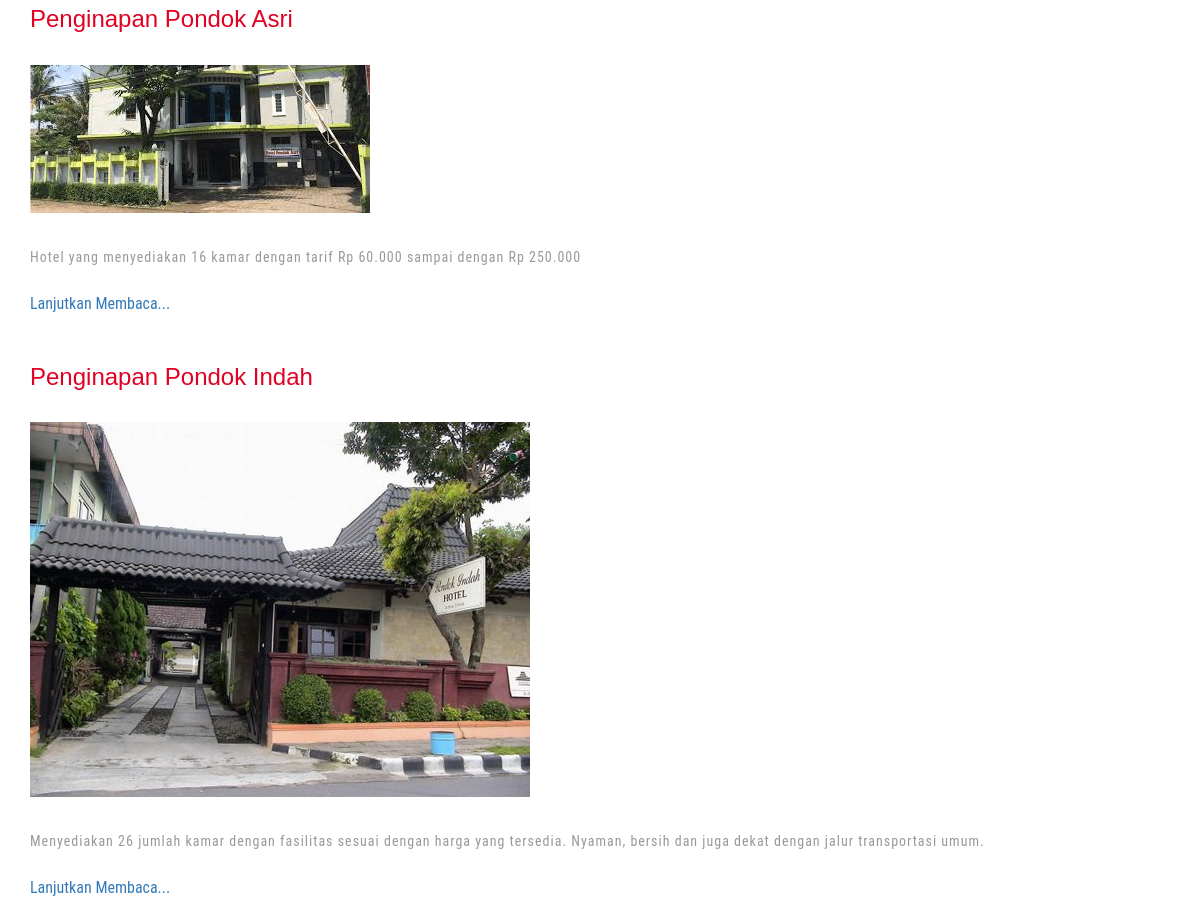
Before: /index.php/penginapan (middle part) with the older database file.
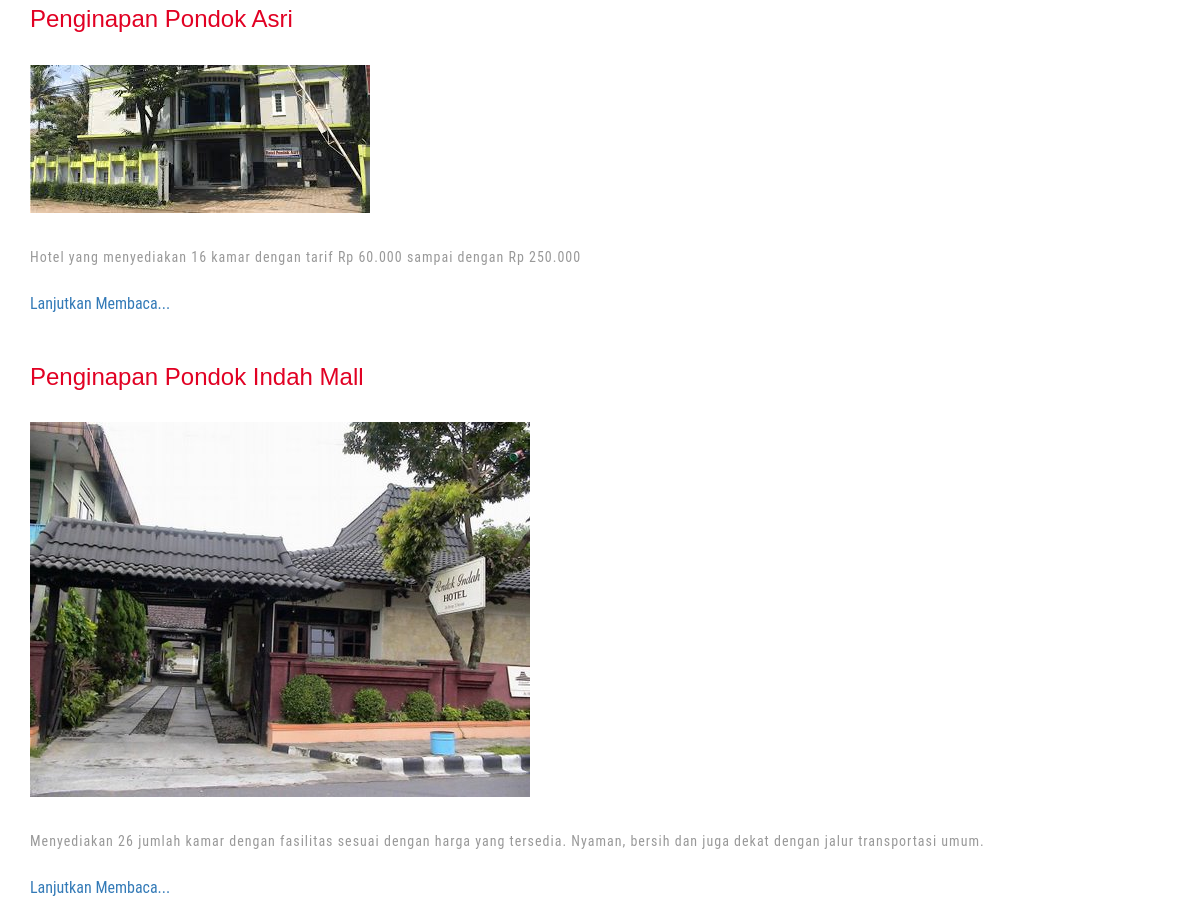
After: the same page with the newer database file.
### tables this page shows
CREATE TABLE `penginapan` (
  `id_penginapan` int(5) NOT NULL,
  `nama_penginapan` varchar(100) NOT NULL,
  `alamat_penginapan` varchar(150) NOT NULL,
  `daerah_penginapan` varchar(150) NOT NULL,
  `ket_penginapan` text NOT NULL,
  `harga_penginapan` int(10) NOT NULL,
  `long_penginapan` varchar(100) NOT NULL,
  `lat_penginapan` varchar(100) NOT NULL,
  `cp_penginapan` varchar(15) NOT NULL,
  `id_admin` int(5) NOT NULL,
  `id_user` int(5) NOT NULL
);

### application/controllers/Main.php (called while the page is built, shortened)
<?php
class Main extends CI_Controller {
    public function penginapan()
	{
		$this->load->model('m_dashboard');
        $this->load->view('main/header1');
		$data['penginapan'] = $this->m_dashboard->tampil_penginapan()->result();
        $this->load->view('penginapan',$data);
		$this->load->view('main/footer');
	}
}

### index.php (called while the page is built, shortened)
<?php
require_once BASEPATH.'core/CodeIgniter.php';

### application/models/m_dashboard.php (called while the page is built, shortened)
<?php
class m_dashboard extends CI_Model{
    public function tampil_penginapan(){
        return $this->db->get('penginapan');
    }
}
?>

### application/views/penginapan.php (the view, shortened to what this page needs)
<?php
	$CI =& get_instance();
?>
	<div class="single w3l-agileits">
		<div class="container">
			<?php $no=1; foreach($penginapan as $a){ ?>
			<div class="blog-pag page">
				<div class="blog-page-grids">
					<div class="blog-page-grid">
						<h3><?php echo $a->nama_penginapan; ?></h3>
					</div>
					<div class="clearfix"> </div>
				</div>
				<div class="blog-page-grids-bottom">
					<div class="blog-page-grids-bot">
					<?php
						$dapetgambarpenginapan = "";
						$getgambar =$CI->db->query('select gambar from gambar_penginapan where id_penginapan="'.$a->id_penginapan.'"');
						foreach ($getgambar->result() as $row){
						    $dapetgambarpenginapan = $row->gambar;
						}
					?>
					<?php
					if ($dapetgambarpenginapan=="") {
						?>
							<img src="<?php echo base_url()?>assets/images/tanya.png" alt=" " class="img-responsive" />
						<?php
					}else{
						?>
							<img src="<?php echo base_url()?>upload-foto/<?php echo $dapetgambarpenginapan; ?>" alt=" " class="img-responsive" />
						<?php
					}
					?>
					</div>
					<div class="blog-page-grids-bot1" style="text-align: justify;">
						<p><?php echo $a->ket_penginapan; ?></p></br>
				<a href="<?php echo base_url()?>index.php/detailpenginapan/<?php echo $a->id_penginapan; ?>">Lanjutkan Membaca...</a>
					</div>
				</div>
			</div>
			<?php $no++;
			} ?>
		</div>
	</div>

Changed rows visible on the page:
changed penginapan: nama_penginapan "Penginapan Pondok Indah" → "Penginapan Pondok Indah Mall"
